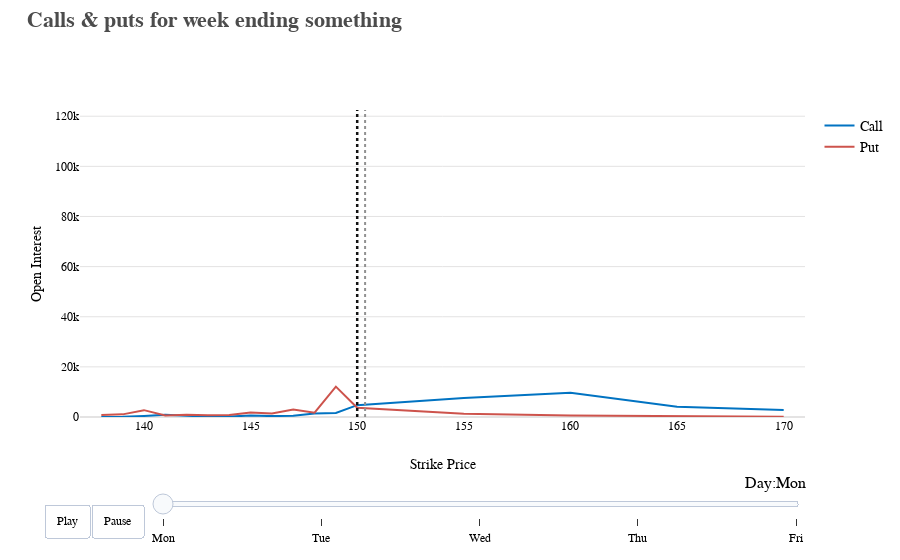

The notebook cell saved with this chart:
### Code cell
days = ['Mon','Tue','Wed','Thu','Fri']

contracts = ['call','put']

fig_dict = {
    "data":[],
    "layout":{},
    "frames":[]
}

fig_dict["layout"]["xaxis"] = {"showgrid":False, 
                               "range":[tru_rangest-1, tru_rangeend+1],
                               "title":"Strike Price"}
fig_dict["layout"]["yaxis"] = {"range":[y_range_st, y_range_end],
                               "title":"Open Interest"}
fig_dict["layout"]["hovermode"] = "x"
fig_dict['layout']['template'] = plot_settings.dockstreet_template
fig_dict['layout']['margin'] = {'t':110}
fig_dict['layout']['legend'] = {'title':'',
                                'font_size':14}
fig_dict['layout']['title'] = {'font_size':22,
                               'x':0.03,
                               'y':0.98,
                               'yref':'container',
                               'text':f"<b>Calls & puts for week ending something</b>",
                               'font_color':'#4c4c4c',
                               'xanchor':'left'}

fig_dict["layout"]["updatemenus"] = [
    {'buttons': [{'args': [None, {'frame': {'duration':500, 'redraw':False},
                                'fromcurrent':True, 'transition': {'duration':300,
                                                                   'easing':'quadratic-in-out'}}],
                    'label':'Play',
                    'method':'animate'},
                 {'args': [[None], {'frame': {'duration':0, 'redraw':False},
                                      'mode': 'immediate',
                                      'transition': {'duration':0}}],
                'label':'Pause',
                'method':'animate'}],
        'direction':'left',
        'pad': {'r':10, 't':87},
        'showactive':False,
        'type':'buttons',
        'x':0.1,
        'xanchor':'right',
        'y':0,
        'yanchor':'top'
    }]

sliders_dict = {
    "active": 0,
    "yanchor": "top",
    "xanchor": "left",
    "currentvalue": {
        "font": {"size": 16},
        "prefix": "Day:",
        "visible": True,
        "xanchor": "right"
    },
    "transition": {"duration": 300, "easing": "cubic-in-out"},
    "pad": {"b": 10, "t": 50},
    "len": 0.9,
    "x": 0.1,
    "y": 0,
    "steps": []
}

# make data
day = 'Mon'
data_dict = []
for contract in contracts:
    dataset_by_day = an[an["daywk"] == day]
    dataset_by_day_and_cont = dataset_by_day[
        dataset_by_day["type"] == contract]

#     data_dict = {
#         "x": list(dataset_by_day_and_cont["strike"]),
#         "y": list(dataset_by_day_and_cont["open_int"]),
#         "mode": "lines",
#         "name": contract.title()
#     }
#     fig_dict["data"].append(data_dict)
    
    data_dict.append(go.Scatter(x=dataset_by_day_and_cont['strike'], 
                                y=dataset_by_day_and_cont['open_int'], 
                                mode='lines',
                                name=contract.title()))
    
fig_dict['data'] = data_dict
    
yahoo_day = yahoohist[yahoohist.daywk==day]
shape_dict = [go.layout.Shape(type='line',
                              line_width=2.,
                              line_dash='dot',
                              line_color='#919191',
                              x0=yahoo_day['Open'].values.tolist()[0],
                              x1=yahoo_day['Open'].values.tolist()[0],
                              y0=y_range_st,
                              y1=y_range_end,
                              xref='x',
                              yref='y'
                             ),
             go.layout.Shape(type='line',
                             line_width=2.5,
                             line_dash='dot',
                             line_color='#121212',
                             x0=yahoo_day['Close'].values.tolist()[0],
                             x1=yahoo_day['Close'].values.tolist()[0],
                             y0=y_range_st,
                             y1=y_range_end,
                             xref='x',
                             yref='y')]

fig_dict['layout']['shapes'] = shape_dict
    
# make frames
for day in days:
    frame = {"data": [], "name": str(day), "layout":{}}
    for contract in contracts:
        dataset_by_day = an[an["daywk"] == day]
        dataset_by_day_and_cont = dataset_by_day[
            dataset_by_day["type"] == contract]

        data_dict = {
            "x": list(dataset_by_day_and_cont["strike"]),
            "y": list(dataset_by_day_and_cont["open_int"]),
            "mode": "lines",
            "name": contract.title()
        }
        frame["data"].append(data_dict)
    
    # add the two vertical lines
    yahoo_day = yahoohist[yahoohist.daywk==day]
    shape_dict = [go.layout.Shape(type='line',
                                  line_width=2.,
                                  line_dash='dot',
                                  line_color='#919191',
                                  x0=yahoo_day['Open'].values.tolist()[0],
                                  x1=yahoo_day['Open'].values.tolist()[0],
                                  y0=y_range_st,
                                  y1=y_range_end,
                                  xref='x',
                                  yref='y'
                                 ),
                 go.layout.Shape(type='line',
                                 line_width=2.5,
                                 line_dash='dot',
                                 line_color='#121212',
                                 x0=yahoo_day['Close'].values.tolist()[0],
                                 x1=yahoo_day['Close'].values.tolist()[0],
                                 y0=y_range_st,
                                 y1=y_range_end,
                                 xref='x',
                                 yref='y')]

    frame['layout']['shapes'] = shape_dict
#     frame['layout'] = {'shapes':shape_dict}
    
    # add annotations for each vertical line
    annotation_dict = [go.layout.Annotation(text=f" Open: {yahoo_day['Open'].values.tolist()[0]:,.0f}",
                                            font_size=10.5,
                                            font_color="#919191",
                                            showarrow=False,
                                            x=yahoo_day['Open'].values.tolist()[0],
                                            y=y_range_end,
                                            textangle=-90,
                                            yanchor='bottom'),
                       go.layout.Annotation(text=f" Close: {yahoo_day['Close'].values.tolist()[0]:,.0f}",
                                            font_size=10.5,
                                            font_color="#121212",
                                            showarrow=False,
                                            x=yahoo_day['Close'].values.tolist()[0],
                                            y=y_range_end,
                                            textangle=-90,
                                            yanchor='bottom')]
    
#     frame['layout'] = {'annotations':annotation_dict}
    frame['layout']['annotations'] = annotation_dict

    fig_dict["frames"].append(frame)
    slider_step = {"args": [
        [day],
        {"frame": {"duration": 300, "redraw": False},
         "mode": "immediate",
         "transition": {"duration": 300}}
    ],
        "label": day,
        "method": "animate"}
    sliders_dict["steps"].append(slider_step)


fig_dict["layout"]["sliders"] = [sliders_dict]

fig = go.Figure(fig_dict)

fig.show()

### Figure 1 — Plotly figure (JSON) as saved in the notebook; plotly's stock layout.template omitted (floating-point values rounded to 4 significant figures)
{"data": [{"mode": "lines", "name": "Call", "type": "scatter", "x": [138, 139, 140, 141, 142, 143, 144, 145, 146, 147, 148, 149, 150, 155, 160, 165, 170], "y": [34, 70, 434, 911, 539, 45, 167, 592, 350, 486, 1403, 1580, 4721, 7574, 9631, 4069, 2816]}, {"mode": "lines", "name": "Put", "type": "scatter", "x": [138, 139, 140, 141, 142, 143, 144, 145, 146, 147, 148, 149, 150, 155, 160, 165, 170], "y": [795, 1048, 2734, 611, 929, 724, 846, 1785, 1375, 3023, 1721, 12104, 3718, 1296, 581, 295, 123]}], "layout": {"hovermode": "x", "legend": {"font": {"size": 14}, "title": {"text": ""}}, "margin": {"t": 110}, "shapes": [{"line": {"color": "#919191", "dash": "dot", "width": 2}, "type": "line", "x0": 150.4, "x1": 150.4, "xref": "x", "y0": 0, "y1": 122487, "yref": "y"}, {"line": {"color": "#121212", "dash": "dot", "width": 2.5}, "type": "line", "x0": 150, "x1": 150, "xref": "x", "y0": 0, "y1": 122487, "yref": "y"}], "sliders": [{"active": 0, "currentvalue": {"font": {"size": 16}, "prefix": "Day:", "visible": true, "xanchor": "right"}, "len": 0.9, "pad": {"b": 10, "t": 50}, "steps": [{"args": [["Mon"], {"frame": {"duration": 300, "redraw": false}, "mode": "immediate", "transition": {"duration": 300}}], "label": "Mon", "method": "animate"}, {"args": [["Tue"], {"frame": {"duration": 300, "redraw": false}, "mode": "immediate", "transition": {"duration": 300}}], "label": "Tue", "method": "animate"}, {"args": [["Wed"], {"frame": {"duration": 300, "redraw": false}, "mode": "immediate", "transition": {"duration": 300}}], "label": "Wed", "method": "animate"}, {"args": [["Thu"], {"frame": {"duration": 300, "redraw": false}, "mode": "immediate", "transition": {"duration": 300}}], "label": "Thu", "method": "animate"}, {"args": [["Fri"], {"frame": {"duration": 300, "redraw": false}, "mode": "immediate", "transition": {"duration": 300}}], "label": "Fri", "method": "animate"}], "transition": {"duration": 300, "easing": "cubic-in-out"}, "x": 0.1, "xanchor": "left", "y": 0, "yanchor": "top"}], "title": {"font": {"color": "#4c4c4c", "size": 22}, "text": "<b>Calls & puts for week ending something</b>", "x": 0.03, "xanchor": "left", "y": 0.98, "yref": "container"}, "updatemenus": [{"buttons": [{"args": [null, {"frame": {"duration": 500, "redraw": false}, "fromcurrent": true, "transition": {"duration": 300, "easing": "quadratic-in-out"}}], "label": "Play", "method": "animate"}, {"args": [[null], {"frame": {"duration": 0, "redraw": false}, "mode": "immediate", "transition": {"duration": 0}}], "label": "Pause", "method": "animate"}], "direction": "left", "pad": {"r": 10, "t": 87}, "showactive": false, "type": "buttons", "x": 0.1, "xanchor": "right", "y": 0, "yanchor": "top"}], "xaxis": {"range": [137, 171], "showgrid": false, "title": {"text": "Strike Price"}}, "yaxis": {"range": [0, 122487], "title": {"text": "Open Interest"}}}}
